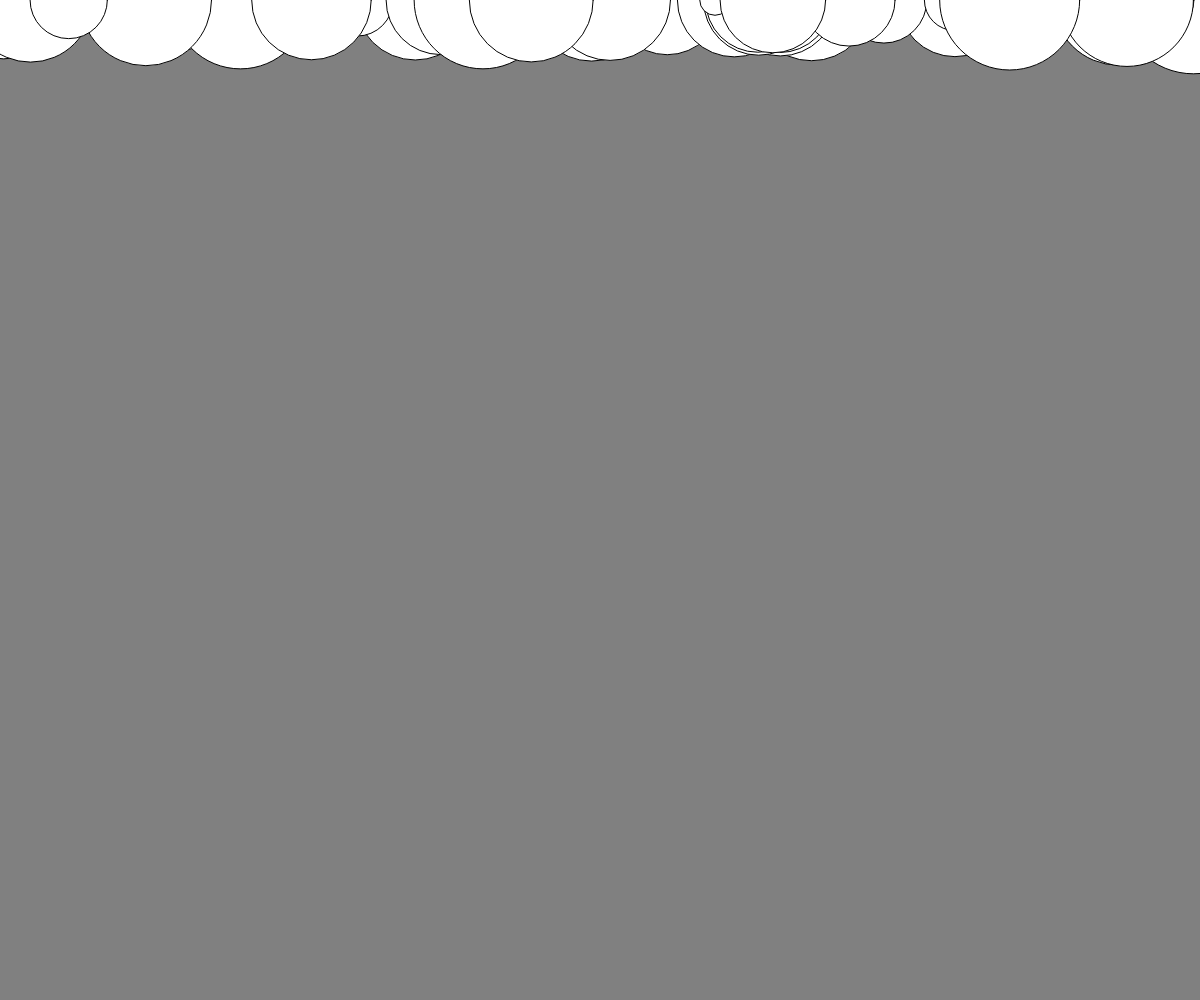
Frame 1 (no input)
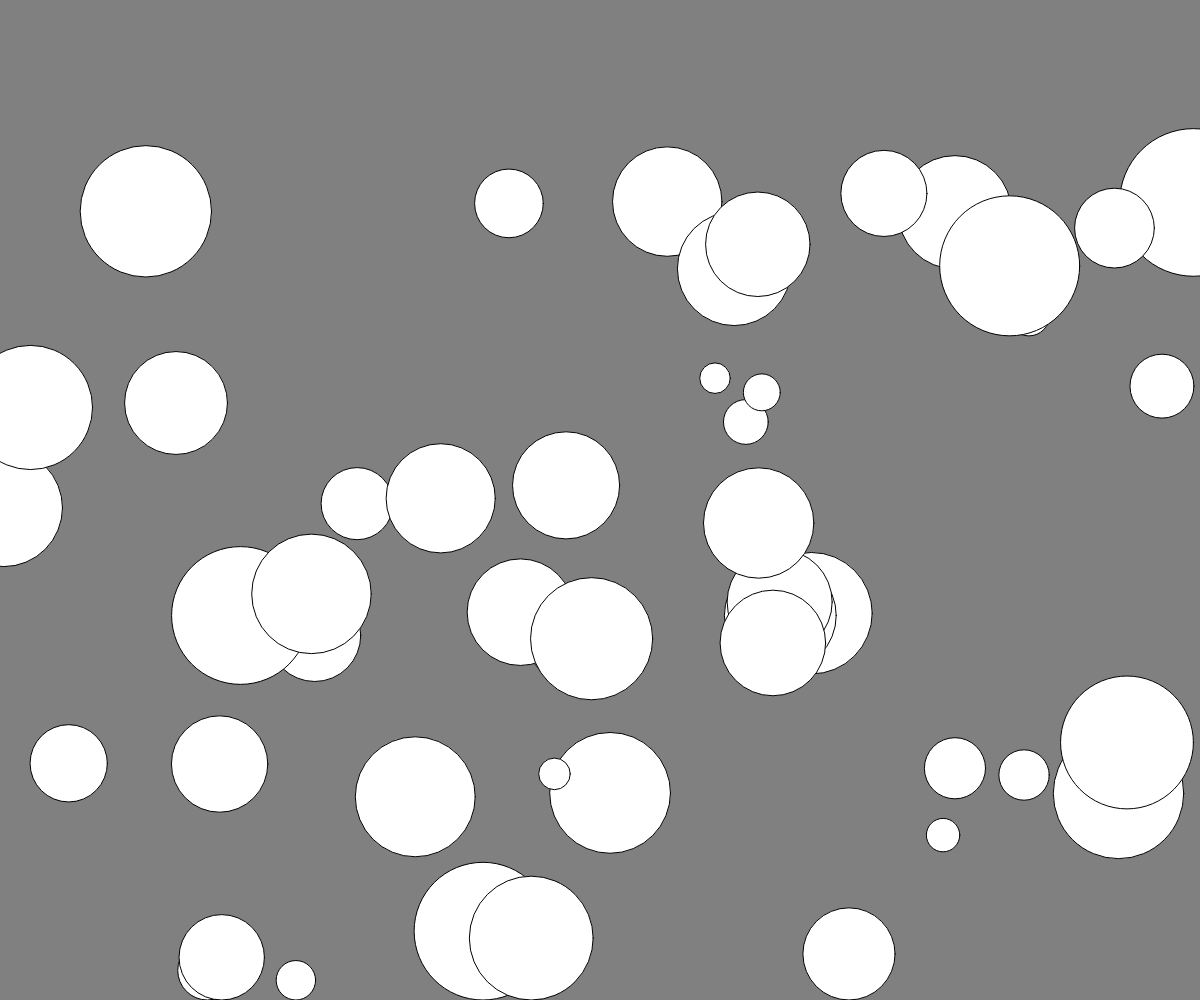
Frame 60 (no input)
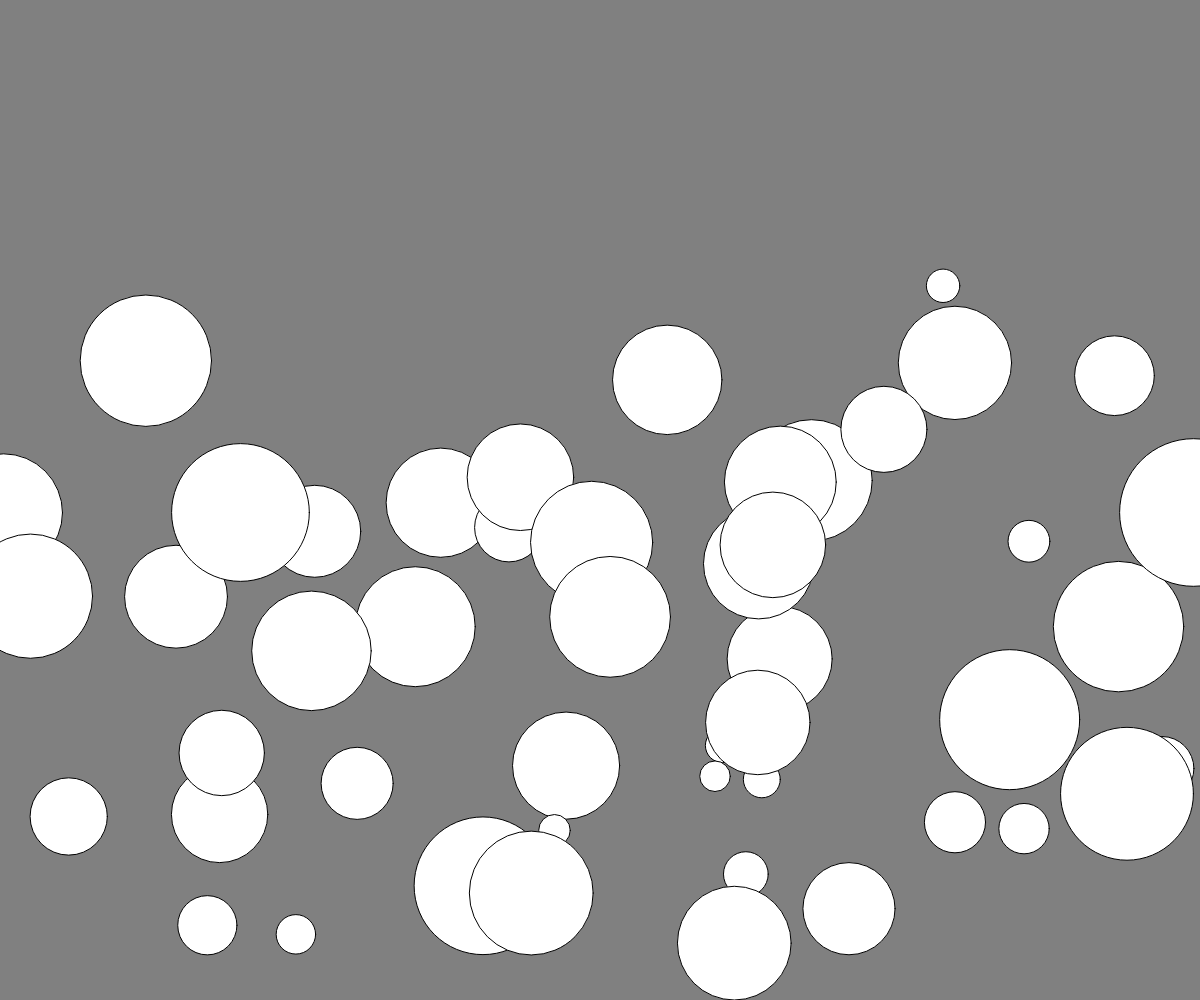
Frame 120 (the mouse pressed at the canvas centre since frame 60)

The p5.js sketch that drew these frames (run headless with seeded random() and noise() and a simulated clock; from frame 60 on, the mouse is pressed at the canvas centre):

// p5.js sketch
// ── sketch.js
var skullList = [];

function setup() {
  // set canvas size
  createCanvas(windowWidth, windowHeight);

  for (var i = 0; i < 50; i++) {
    var gravityRandom = random(0.5, 5);
    var bouncing = random(0.1, 0.99);
    var ballSize = random(30, 150);
    var xRan = random(width);
    var skull = {
      x: xRan,
      y: 0,
      speedY: 1,
      gravity: gravityRandom,
      bouncing: 0.9,
      size: ballSize,
      display: function () {
        //image(this.img, this.x, this.y);
        ellipse(this.x, this.y, this.size, this.size);
      },
      move: function () {
        this.speedY = this.speedY + this.gravity;
        this.y = this.y + this.speedY;

        if (this.y > height - this.size / 2) {
          // set y to bottom pos
          this.y = height - this.size / 2;

          // invert the speed
          this.speedY = this.speedY * -this.bouncing;
        }
        // reached top?
        else if (this.y <= 0) {
          this.speedY = -this.speedY;
        }
      }
    };
    skullList[i] = skull;
  }
}

function draw() {
  background(128);
  for (var i = 0; i < skullList.length; i++) {
    skullList[i].display();
    skullList[i].move();
  }
}
